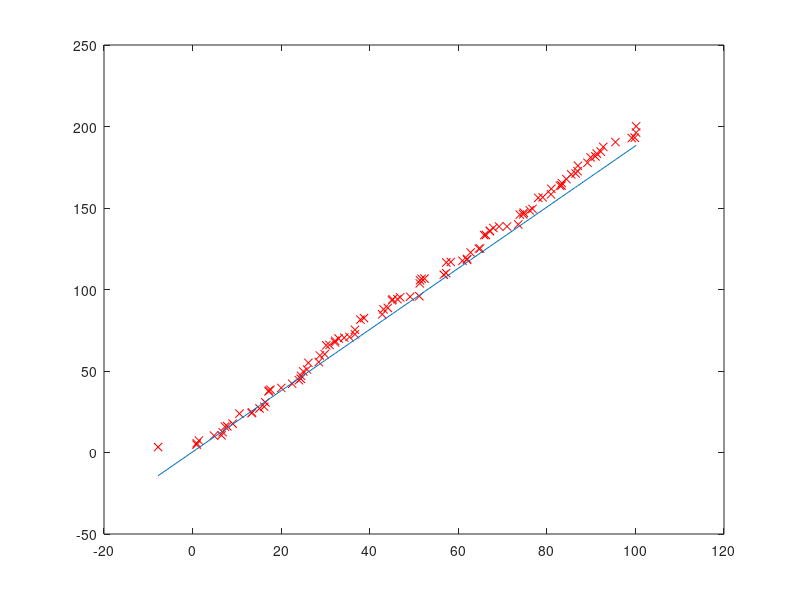

Here is the MATLAB script that generated this plot:
u = (1:1:100)';
v = 2*u(:)-1;

data = [u(:) v(:)];

noise = 0.3*randn(size(data));
data = data + noise;


A = [data ones(size(data,1),1)];

[U,S,V] = svd(A);

l = V(:,end);

m = -l(1)/l(2);
q = -l(3)/l(2);

% using y = mx + c
est_data = data(:,1)*m+q;

plot(data(:,1),data(:,2),'rx');
hold on;
plot(data(:,1),est_data(:));
hold off;

normTerm = sqrt(l(1)^2+l(2)^2);
terms = bsxfun(@times,A,l'./normTerm);
dist = abs(sum(terms,2));
std = sqrt(sum(dist.^2)/size(data,1))



disp('Press enter to get next Calculation');

pause

for i = 1:100
    noise = 0.3*randn(size(data));
    data = sort(data + noise);
end

meanData = [mean(data(1,:)) mean(data(2,:))]

normData = data - repmat(meanData,size(data,1),1)

A = [normData ones(size(data,1),1)];

[U,S,V] = svd(A);

l = V(:,end-1);

m = -l(1)/l(2);
q = -l(3)/l(2);

plot(data(:,1),data(:,2),'rx');
hold on;
plot(data(:,1),data(:,1)*m+q);
hold off;

normTerm = sqrt(l(1)^2+l(2)^2);
terms = bsxfun(@times,A,l'./normTerm);
dist = abs(sum(terms,2));
std = sqrt(sum(dist.^2)/size(data,1))

disp('Press Enter to finish the program');
pause
close all